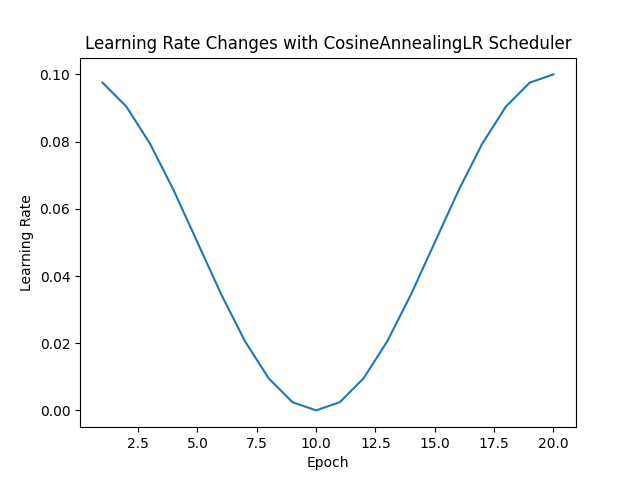

The Python source for this figure:
import torch
import torch.nn as nn
import torch.optim as optim
from torch.optim.lr_scheduler import CosineAnnealingLR
import matplotlib.pyplot as plt

# Define a simple model for demonstration
class SimpleModel(nn.Module):
    def __init__(self):
        super(SimpleModel, self).__init__()
        self.fc = nn.Linear(10, 1)

    def forward(self, x):
        return self.fc(x)

# Create an instance of the model
model = SimpleModel()

# Define other training parameters
criterion = nn.MSELoss()
optimizer = optim.SGD(model.parameters(), lr=0.1)
T_max = 10  # Maximum number of iterations in the cosine annealing cycle
scheduler = CosineAnnealingLR(optimizer, T_max=T_max)  # CosineAnnealingLR scheduler

# Training loop
num_epochs = 20
learning_rates = []

for epoch in range(num_epochs):
    # Forward pass
    outputs = model(torch.randn(10))
    loss = criterion(outputs, torch.randn(1))

    # Backward pass and optimization
    optimizer.zero_grad()
    loss.backward()
    optimizer.step()

    # CosineAnnealingLR scheduler step
    scheduler.step()

    # Append current learning rate to the list for plotting
    learning_rates.append(optimizer.param_groups[0]['lr'])

# Plotting the learning rate changes
plt.plot(range(1, num_epochs + 1), learning_rates)
plt.title('Learning Rate Changes with CosineAnnealingLR Scheduler')
plt.xlabel('Epoch')
plt.ylabel('Learning Rate')
plt.show()
